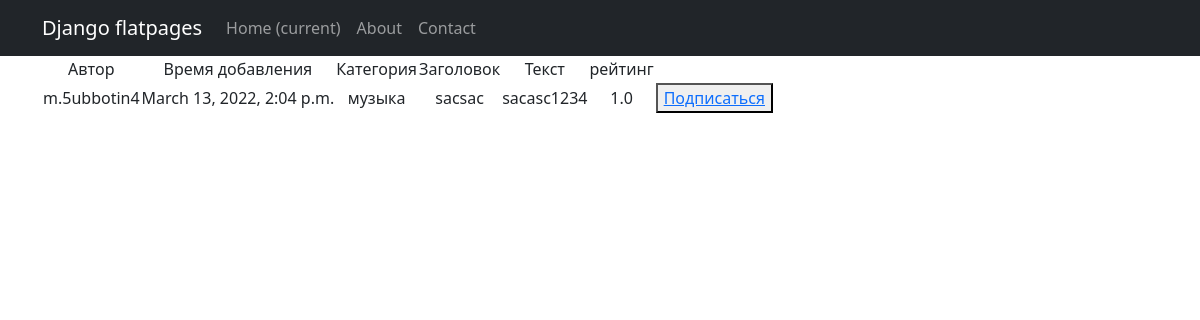
The app's page /news/15/ with its own data.
### news/models.py (models this page shows, shortened)
class Post(models.Model):
    news = 'NE'
    paper = 'PA'
    POSITIONS = [(news, "Новости"), (paper, "Статьи")]
    authors = models.ForeignKey(Author, on_delete=models.CASCADE, verbose_name='Автор', default="Dima")
    categories = models.ForeignKey(Category, on_delete=models.CASCADE, blank=True, null=True, verbose_name= 'Категория(categories)')
    time_in = models.DateTimeField(auto_now_add=True)
    header = models.CharField(max_length=255)
    text = models.TextField()
    rating_post = models.FloatField(default=1.0)
    paper_news = models.CharField(max_length=2, choices=POSITIONS, default=news)

class Author(models.Model):
    users = models.OneToOneField(User, on_delete=models.CASCADE)
    rating_users = models.FloatField(default=1.0)

class Category(models.Model):
    name_category = models.CharField(max_length=64, unique=True)
    subscribers = models.ManyToManyField(User, blank=True, )

### news/views.py (the view, shortened to what this page needs)
# urls.py: path('news/<int:pk>/', PostDetailView.as_view(), name='post_detail'),
class PostDetailView(DetailView):
    template_name = 'post_detail.html'
    queryset = Post.objects.all()
    def get_context_data(self, **kwargs):
        context = super().get_context_data(**kwargs)
        id = self.kwargs.get('pk')
        qwe = Category.objects.filter(pk=Post.objects.get(pk=id).categories.id).values("subscribers__username")
        context['is_not_subscribe'] = not qwe.filter(subscribers__username=self.request.user).exists()
        context['is_subscribe'] = qwe.filter(subscribers__username=self.request.user).exists()
        return context

### news/templatetags/custom_filters.py (called while the page is built)
@register.filter(name='censor')
def censor(value):
    word = ['жопа', 'блять']
    value = str(value)
    i = value.split()
    p = []
    for j in i:
        if j in word:
            p.append('...')
        else:
            p.append(j)
    return ' '.join(p)

### templates/post_detail.html (shortened to what this page needs)
{% extends 'flatpages/default.html' %}
{% load custom_filters %}
{% block content %}
<table>
    <tr>
        <td>
            Автор
        </td>
        <td>
            Время добавления
        </td>
        <td>
            Категория
        </td>
        <td>
            Заголовок
        </td>
        <td>
            Текст
        </td>
        <td>
            рейтинг
        </td>
    </tr>
    <tr>
        <td>
            {{ post.authors.users }}
        </td>
        <td>
            {{ post.time_in }}
        </td>
        <td>
            {{ post.categories.name_category }}
        </td>
        <td>
            {{ post.header }}
        </td>
        <td>
            {{ post.text|censor }}
        </td>
        <td>
            {{ post.rating_post }}
        </td>
        <td>
            {% if is_not_subscribe %}
            <button><a href="add_subscribe/?pk={{ post.categories.id }}">Подписаться</a></button>
            {% endif %}
        </td>
    </tr>
</table>
{% endblock content %}

### records on screen
Post: authors.users "m.5ubbotin4", time_in "March 13, 2022, 2:04 p.m.", categories.name_category "музыка", header "sacsac", text|censor "sacasc1234", rating_post "1.0"
